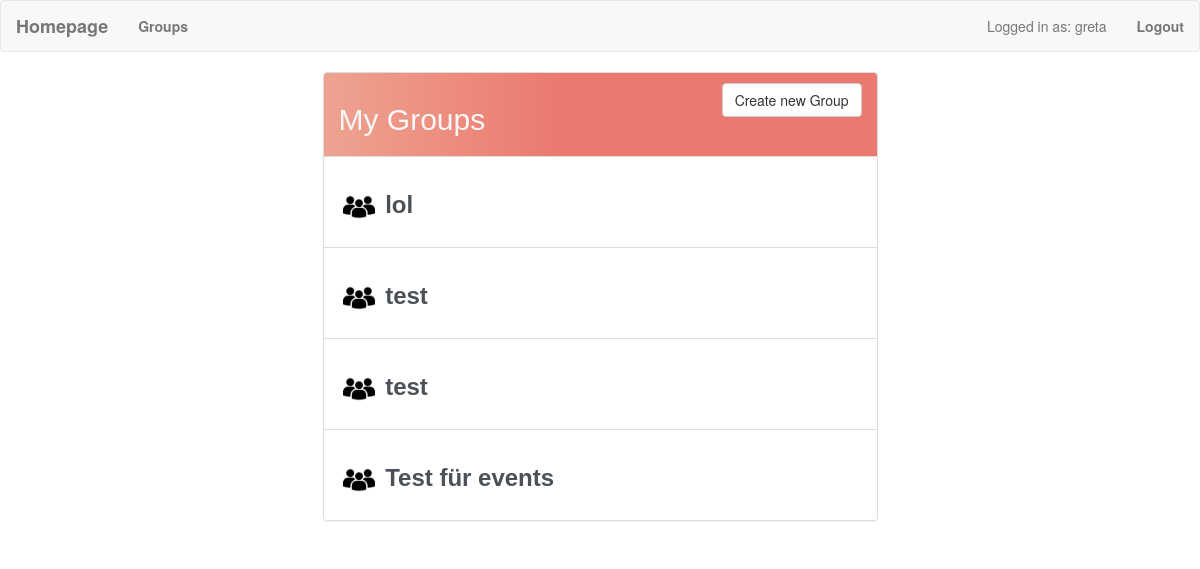
The app's page /group/ (signed in), older data.
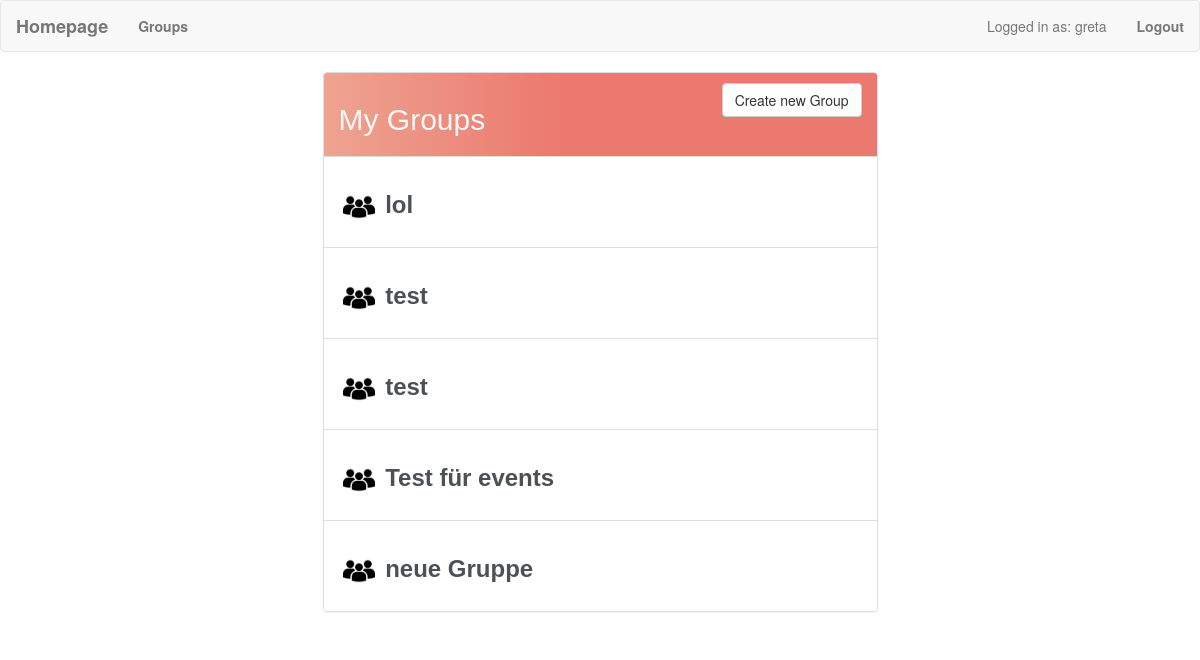
The same page, newer data.
### todolist/models.py (models this page shows, shortened)
class Group(models.Model):
    id = models.BigAutoField(primary_key=True)
    name = models.CharField(max_length=100)
    members = models.ManyToManyField(User, related_name='group_memberships')
    polls = models.ManyToManyField('poll.Poll', related_name='groups_polls', blank=True)

### todolist/views.py (the view)
# urls.py: path('group/', todolist_views.GroupListView.as_view(), name='group'),
class GroupListView(LoginRequiredMixin, ListView):
    model = Group
    template_name = 'group_list.html'
    context_object_name = 'groups'
    def get_queryset(self):
        return self.request.user.group_memberships.all()

### templates/group_list.html (shortened to what this page needs)
{% extends "base.html" %}
{% load static %}
{% block main%}
<div class="row">
    <div class="col-lg-6 col-lg-offset-3">
        <div class="panel panel-default">
            <div class="panel-heading" style="display: flex; justify-content: space-between; align-items: center;">
              <div class="panel-title">
                <h2>My Groups</h2>
              </div>
              <a href="{% url 'create_group'%}" class="btn btn-default btn" style="align-self: flex-start;">Create new Group</a>
            </div>
              <ul class="list-group">
                  {% for group in groups %}
                  <div class="list-group-item">
                    <h3>
                      <img src="{% static 'img/group.jpg' %}" alt="User Icon" width="40" height="40">
                      <a href="{% url 'group_detail' group.id %}" style="text-decoration: none;">{{ group.name }}</a>
                    </h3>
                  </div>
                  {% endfor %}
                </ul>
          </div>
    </div>
</div>
{% endblock %}

### templates/base.html (shortened to what this page needs)
<!DOCTYPE html>
<html lang="en">
    <head>
        <link rel="stylesheet" href="https://maxcdn.bootstrapcdn.com/bootstrap/3.3.7/css/bootstrap.min.css">
    </head>
    <body>
        <nav class="navbar navbar-default" role="navigation">
            <div class="navbar-header">
                <a class="navbar-brand" href="{% url 'calendar' %}">Homepage</a>
            </div>
                <div class="collapse navbar-collapse navbar-ex1-collapse">
                    <ul class="nav navbar-nav">
                        <li><a href="{% url 'group' %}">Groups</a></li>
                    </ul>
                    <ul class="nav navbar-nav navbar-right">
                        {% if request.user.is_authenticated %}
                        <li><p class="navbar-text">Logged in as: {{ request.user.username }}</p></li>
                        <li><a href="{% url 'logout' %}">Logout</a></li>
                        {% else %}
                        <li><a href="{% url 'login' %}">Login</a></li>
                        {% endif %}
                    </ul>
                </div>
        </nav>
        <div class="container">
            {% block main %}{% endblock %}
        </div>
    </body>
</html>

### templates/base.html (style rules this page uses)
h1, h2, h3, h4, h5, h6, button { font-family: 'Raleway', sans-serif; }
a, p { color: #4b5156 }
a { font-weight: 600; }
.navbar-nav.navbar-right { margin-left: auto; }
.panel-heading { background: linear-gradient(90deg, #EEA390 0%, #EB796F 43%, #EB796F 100%); }
.panel-title { color: rgb(247, 247, 247); text-decoration: none; font-size: 30px; font-weight: bold; }

Row changes from the older to the newer data that the page shows:
added Group: name "neue Gruppe"
